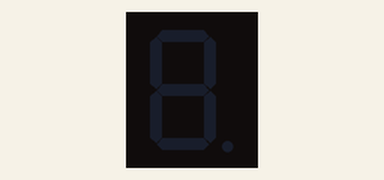
Bench run of a sketch on a simulated Arduino Uno, built with avr-gcc and run on an emulated ATmega328P. Parts: 1-digit seven-segment display.

Above: at 0.1 s.
At 1.1 s:
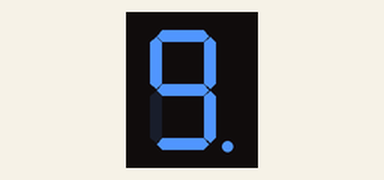
At 2.1 s:
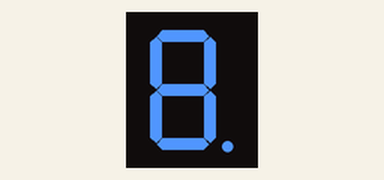
At 5.1 s:
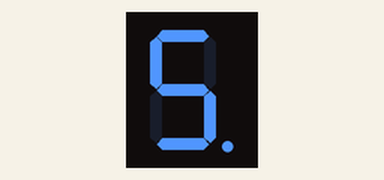
At 7.1 s:
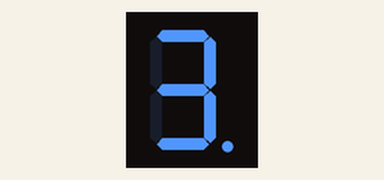
At 10.1 s:
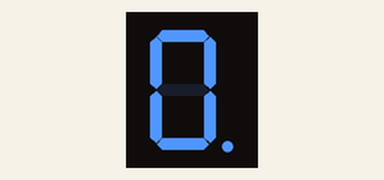

Measured:
- by itself, everything shown: repeats every 10.0 s, in 10 steps
- what the display in image 1 shows lasts 1.0 s, from 1.0 s to 2.0 s

The sketch:

count_up_timer.ino
```cpp
#include <SevSeg.h>

SevSeg sevseg;
void setup() {
  // put your setup code here, to run once:
    byte numDigits  = 1;
    byte digitPins[] = {};
    byte segmentPins[] = {10,9,5,6,7,11,12,4};
    bool resistorsOnSegments = true;

    byte hardwareConfig = COMMON_CATHODE;

    sevseg.begin(hardwareConfig, numDigits, digitPins,segmentPins, resistorsOnSegments);

    sevseg.setBrightness(90);
}

void loop() {
  // put your main code here, to run repeatedly:

for(int i=9; i >=0 ; --i){

         sevseg.setNumber(i,0);
        delay(1000);
        sevseg.refreshDisplay();
        }
}
```
